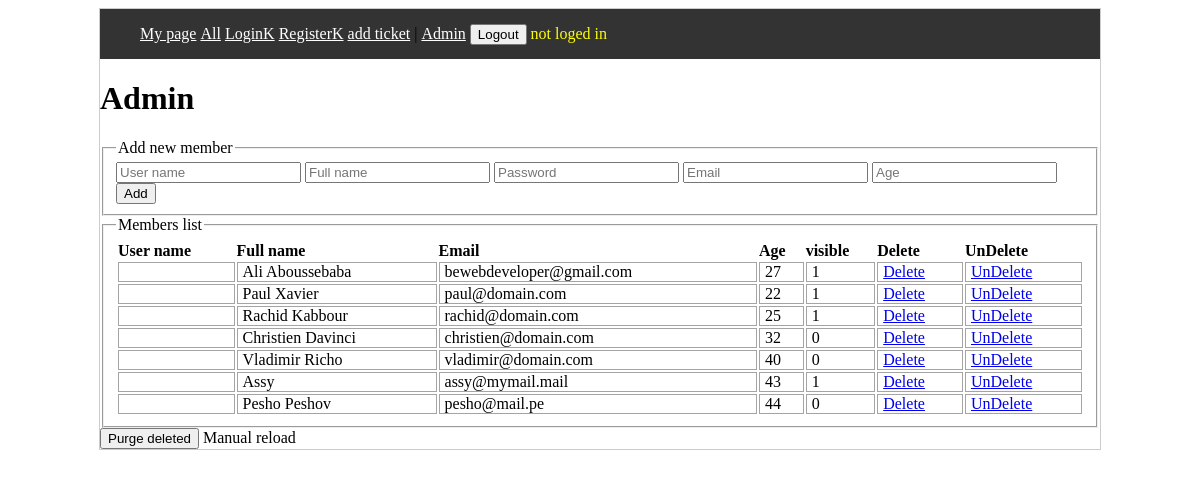
The page /view/admin.php on the database as committed earlier.
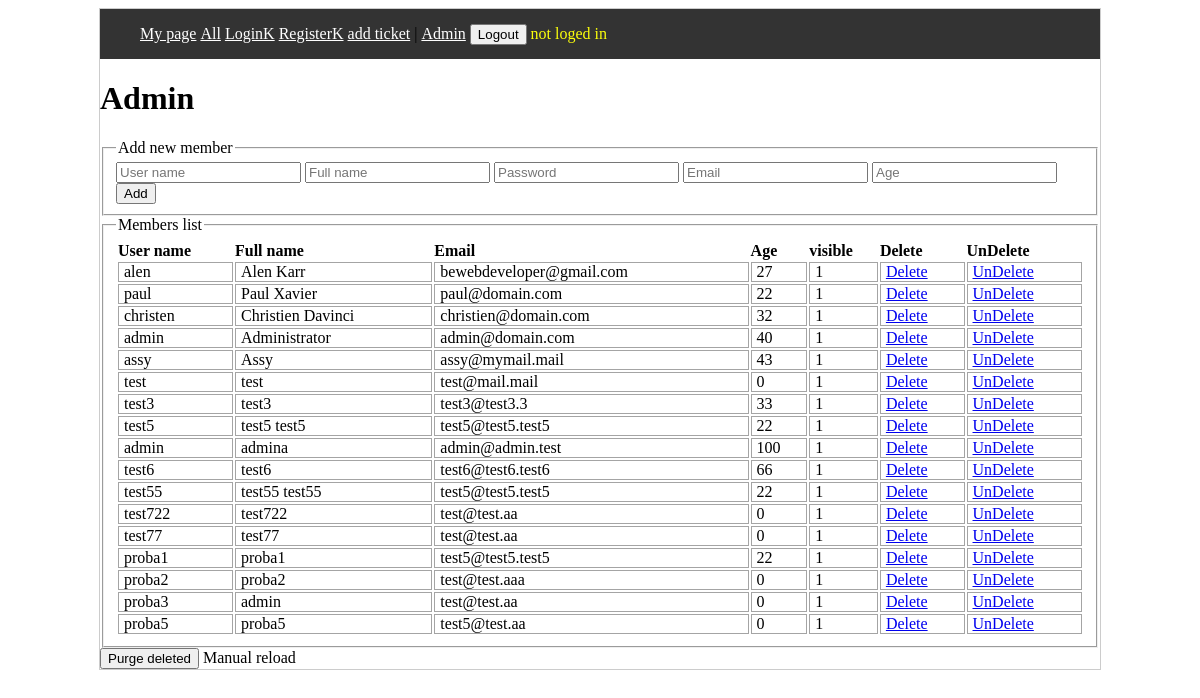
The same page on the database as committed later.
### tables this page shows
CREATE TABLE `members` (
  `id` int(11) NOT NULL,
  `username` varchar(45) DEFAULT NULL,
  `full_name` varchar(100) DEFAULT NULL,
  `password` varchar(128) DEFAULT NULL,
  `email` varchar(100) DEFAULT NULL,
  `age` int(11) DEFAULT NULL,
  `profile_pic` varchar(255) DEFAULT NULL,
  `visibility` int(1) NOT NULL DEFAULT '1',
  `lock_user` int(1) NOT NULL DEFAULT '0',
  `location_id` varchar(45) DEFAULT NULL,
  `second_id` int(3) DEFAULT NULL
);

### controler/list_members.php (the view, shortened to what this page needs)
<table class="table_list" id="whole_table" cellspacing="2" cellpadding="0">
    <tr class="bg_h">
        <th>User name</th>
        <th>Full name</th>
        <th>Email</th>
        <th>Age</th>
        <th>visible</th>
        <th>Delete</th>
        <th>UnDelete</th>
    </tr>
    <?php
    $sql = "SELECT * FROM members ORDER BY id ASC";
    $query = $pdo->prepare($sql);
    $query->execute();
    $list = $query->fetchAll();
    foreach ($list as $rows) {
        ?>
        <tr class="">
            <td><?php echo $rows['username']; ?></td>
            <td><?php echo $rows['full_name']; ?></td>
            <td><?php echo $rows['email']; ?></td>
            <td><?php echo $rows['age']; ?></td>
            <td><?php echo $rows['visibility']; ?></td>
            <td><a href="#" class="delete_m" onclick="delete_member(<?php echo $rows['id']; ?>)">Delete</a></td>
            <td><a href="#" class="delete_m" onclick="undelete_member(<?php echo $rows['id']; ?>)">UnDelete</a></td>
        </tr>
        <?php
    }
    ?>
</table>

### view/admin.php (shortened to what this page needs)
<!DOCTYPE html PUBLIC "-//W3C//DTD XHTML 1.0 Transitional//EN" "http://www.w3.org/TR/xhtml1/DTD/xhtml1-transitional.dtd">
<html xmlns="http://www.w3.org/1999/xhtml">
<head>
    <link rel="stylesheet" href="css/style.css" />
</head>
<body>
<div class="container">
    <?php include "menu.php" ?>
    <h1 class="main_title">Admin</h1>
    <div class="content">
        <fieldset class="field_container">
            <legend> Add new member </legend>
            <form>
                <input type="text" id="username" class="frm_input" placeholder="User name">
                <input type="text" id="full_name" class="frm_input" placeholder="Full name">
                <input type="text" id="passwd" class="frm_input" placeholder="Password">
                <input type="text" id="email" class="frm_input" placeholder="Email">
                <input type="text" id="age" class="frm_input" placeholder="Age">
                <input type="button" class="frm_button" value="Add" onclick="add_member()">
            </form>
        </fieldset>
        <fieldset id="fs_members_list" class="field_container">
            <legend> Members list </legend>
            <div id="list_container">
                <?php
                $pdo = connect();
                include('../controler/list_members.php');
                ?>
            </div>
        </fieldset>
        <div id="additional_commands">
            <button id="purge" class="frm_button" onclick="purgeDelete()">Purge deleted</button> Manual reload
        </div>
    </div>
</div>
</body>
</html>

### view/menu.php (shortened to what this page needs)
<div id="menu" style="display: block">
    <div id="menu-list">
        <ul>
            <li><a href="main.php">My page</a></li>
            <li><a href="all-offers.php">All</a></li>
            <li><a href="login.php">LoginK</a></li>
            <li><a href="register.php">RegisterK</a></li>
            <li><a href="add-ticket.php">add ticket</a></li>
            <li>|</li>
            <li><a href="admin.php">Admin</a></li>
        </ul>
    </div>
    <div id="logouta">
        <form action="../controler/logout_controller.php" method="post">
            <input type="submit" value="Logout" name="logout_submit">
        </form>
    </div>
    <div class="ses-username" style="color: #fcff0b">
        <?php
        if (!isset($_SESSION['username']) || $_SESSION['username'] == '') {
            echo "not loged in";
        } else {
            $uid = $_SESSION['username'];
            echo $uid;
        }
        ?>
    </div>
</div>

### view/css/style.css (style rules this page uses)
#menu { width: 100%; background: #333333; }
#menu ul li { display: inline-block; }
#menu ul li a { color: white; }
#menu div { display:inline-block; }
.container { width: 1000px; height: auto; background: #ffffff; border: 1px solid #cccccc; margin: auto; text-align: left; }
#whole_table { width: 100% }
.table_list td { border: 1px solid #a4a4a4; padding: 0 5px; }

Rows that differ between the two databases and show on the page:
removed members: full_name "Rachid Kabbour", email "rachid@domain.com", age "25", visibility "1"
removed members: full_name "Pesho Peshov", email "pesho@mail.pe", age "44", visibility "0"
changed members "bewebdeveloper@gmail.com": username (not shown) → "alen"; full_name "Ali Aboussebaba" → "Alen Karr"
changed members "Paul Xavier": username (not shown) → "paul"
changed members "Christien Davinci": username (not shown) → "christen"; visibility "0" → "1"
changed members: username (not shown) → "admin"; full_name "Vladimir Richo" → "Administrator"; email "vladimir@domain.com" → "admin@domain.com"; visibility "0" → "1"
changed members "Assy": username (not shown) → "assy"
added members: username "test", full_name "test", email "test@mail.mail", age "0", visibility "1"
added members: username "test3", full_name "test3", email "test3@test3.3", age "33", visibility "1"
added members: username "test5", full_name "test5 test5", email "test5@test5.test5", age "22", visibility "1"
added members: username "admin", full_name "admina", email "admin@admin.test", age "100", visibility "1"
added members: username "test6", full_name "test6", email "test6@test6.test6", age "66", visibility "1"
added members: username "test55", full_name "test55 test55", email "test5@test5.test5", age "22", visibility "1"
added members: username "test722", full_name "test722", email "test@test.aa", age "0", visibility "1"
added members: username "test77", full_name "test77", email "test@test.aa", age "0", visibility "1"
added members: username "proba1", full_name "proba1", email "test5@test5.test5", age "22", visibility "1"
added members: username "proba2", full_name "proba2", email "test@test.aaa", age "0", visibility "1"
added members: username "proba3", full_name "admin", email "test@test.aa", age "0", visibility "1"
added members: username "proba5", full_name "proba5", email "test5@test.aa", age "0", visibility "1"
